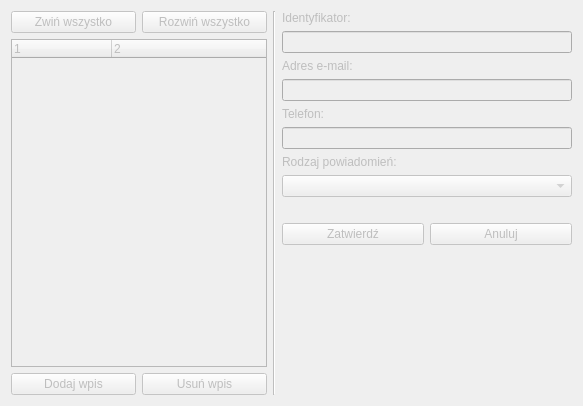
      <widget class="QWidget" name="subscriptionTab">
       <property name="enabled">
        <bool>false</bool>
       </property>
       <attribute name="title">
        <string>Subskrypcja</string>
       </attribute>
       <layout class="QHBoxLayout" name="horizontalLayout_27">
        <item>
         <layout class="QVBoxLayout" name="verticalLayout_19">
          <property name="sizeConstraint">
           <enum>QLayout::SetMaximumSize</enum>
          </property>
          <item>
           <layout class="QVBoxLayout" name="verticalLayout_18">
            <property name="sizeConstraint">
             <enum>QLayout::SetDefaultConstraint</enum>
            </property>
            <item>
             <layout class="QHBoxLayout" name="horizontalLayout_26">
              <item>
               <widget class="QPushButton" name="pushButton_14">
                <property name="text">
                 <string>Zwiń wszystko</string>
                </property>
               </widget>
              </item>
              <item>
               <widget class="QPushButton" name="pushButton_13">
                <property name="text">
                 <string>Rozwiń wszystko</string>
                </property>
               </widget>
              </item>
             </layout>
            </item>
            <item>
             <widget class="QTreeWidget" name="treeWidget">
              <property name="columnCount">
               <number>2</number>
              </property>
              <column>
               <property name="text">
                <string notr="true">1</string>
               </property>
              </column>
              <column>
               <property name="text">
                <string notr="true">2</string>
               </property>
              </column>
             </widget>
            </item>
            <item>
             <layout class="QHBoxLayout" name="horizontalLayout_24">
              <item>
               <widget class="QPushButton" name="pushButton_16">
                <property name="sizePolicy">
                 <sizepolicy hsizetype="Minimum" vsizetype="Fixed">
                  <horstretch>0</horstretch>
                  <verstretch>0</verstretch>
                 </sizepolicy>
                </property>
                <property name="text">
                 <string>Dodaj wpis</string>
                </property>
               </widget>
              </item>
              <item>
               <widget class="QPushButton" name="pushButton_17">
                <property name="sizePolicy">
                 <sizepolicy hsizetype="Minimum" vsizetype="Fixed">
                  <horstretch>0</horstretch>
                  <verstretch>0</verstretch>
                 </sizepolicy>
                </property>
                <property name="text">
                 <string>Usuń wpis</string>
                </property>
               </widget>
              </item>
             </layout>
            </item>
           </layout>
          </item>
         </layout>
        </item>
        <item>
         <widget class="Line" name="line">
          <property name="sizePolicy">
           <sizepolicy hsizetype="Minimum" vsizetype="Expanding">
            <horstretch>0</horstretch>
            <verstretch>0</verstretch>
           </sizepolicy>
          </property>
          <property name="orientation">
           <enum>Qt::Vertical</enum>
          </property>
         </widget>
        </item>
        <item>
         <layout class="QVBoxLayout" name="verticalLayout_20">
          <property name="sizeConstraint">
           <enum>QLayout::SetMinimumSize</enum>
          </property>
          <item>
           <layout class="QVBoxLayout" name="verticalLayout_15">
            <property name="sizeConstraint">
             <enum>QLayout::SetFixedSize</enum>
            </property>
            <item>
             <widget class="QLabel" name="label_33">
              <property name="text">
               <string>Identyfikator:</string>
              </property>
              <property name="alignment">
               <set>Qt::AlignLeading|Qt::AlignLeft|Qt::AlignVCenter</set>
              </property>
             </widget>
            </item>
            <item>
             <widget class="QLineEdit" name="lineEdit_5">
              <property name="sizePolicy">
               <sizepolicy hsizetype="Expanding" vsizetype="Fixed">
                <horstretch>0</horstretch>
                <verstretch>0</verstretch>
               </sizepolicy>
              </property>
             </widget>
            </item>
            <item>
             <widget class="QLabel" name="label_34">
              <property name="text">
               <string>Adres e-mail:</string>
              </property>
              <property name="alignment">
               <set>Qt::AlignLeading|Qt::AlignLeft|Qt::AlignVCenter</set>
              </property>
             </widget>
            </item>
            <item>
             <widget class="QLineEdit" name="lineEdit_6">
              <property name="sizePolicy">
               <sizepolicy hsizetype="Expanding" vsizetype="Fixed">
                <horstretch>0</horstretch>
                <verstretch>0</verstretch>
               </sizepolicy>
              </property>
             </widget>
            </item>
            <item>
             <widget class="QLabel" name="label_35">
              <property name="text">
               <string>Telefon:</string>
              </property>
              <property name="alignment">
               <set>Qt::AlignLeading|Qt::AlignLeft|Qt::AlignVCenter</set>
              </property>
             </widget>
            </item>
            <item>
             <widget class="QLineEdit" name="lineEdit_7">
              <property name="sizePolicy">
               <sizepolicy hsizetype="Expanding" vsizetype="Fixed">
                <horstretch>0</horstretch>
                <verstretch>0</verstretch>
               </sizepolicy>
              </property>
             </widget>
            </item>
            <item>
             <widget class="QLabel" name="label_36">
              <property name="text">
               <string>Rodzaj powiadomień:</string>
              </property>
              <property name="alignment">
               <set>Qt::AlignLeading|Qt::AlignLeft|Qt::AlignVCenter</set>
              </property>
             </widget>
            </item>
            <item>
             <widget class="QComboBox" name="comboBox_3">
              <property name="sizePolicy">
               <sizepolicy hsizetype="Expanding" vsizetype="Fixed">
                <horstretch>0</horstretch>
                <verstretch>0</verstretch>
               </sizepolicy>
              </property>
             </widget>
            </item>
            <item>
             <spacer name="horizontalSpacer_21">
              <property name="orientation">
               <enum>Qt::Horizontal</enum>
              </property>
              <property name="sizeType">
               <enum>QSizePolicy::Fixed</enum>
              </property>
              <property name="sizeHint" stdset="0">
               <size>
                <width>290</width>
                <height>20</height>
               </size>
              </property>
             </spacer>
            </item>
            <item>
             <layout class="QHBoxLayout" name="horizontalLayout_25">
              <property name="sizeConstraint">
               <enum>QLayout::SetFixedSize</enum>
              </property>
              <item>
               <widget class="QPushButton" name="pushButton_15">
                <property name="sizePolicy">
                 <sizepolicy hsizetype="Minimum" vsizetype="Fixed">
                  <horstretch>0</horstretch>
                  <verstretch>0</verstretch>
                 </sizepolicy>
                </property>
                <property name="text">
                 <string>Zatwierdź</string>
                </property>
               </widget>
              </item>
              <item>
               <widget class="QPushButton" name="pushButton_18">
                <property name="sizePolicy">
                 <sizepolicy hsizetype="Minimum" vsizetype="Fixed">
                  <horstretch>0</horstretch>
                  <verstretch>0</verstretch>
                 </sizepolicy>
                </property>
                <property name="text">
                 <string>Anuluj</string>
                </property>
               </widget>
              </item>
             </layout>
            </item>
           </layout>
          </item>
          <item>
           <spacer name="verticalSpacer_6">
            <property name="orientation">
             <enum>Qt::Vertical</enum>
            </property>
            <property name="sizeHint" stdset="0">
             <size>
              <width>20</width>
              <height>150</height>
             </size>
            </property>
           </spacer>
          </item>
         </layout>
        </item>
       </layout>
      </widget>
